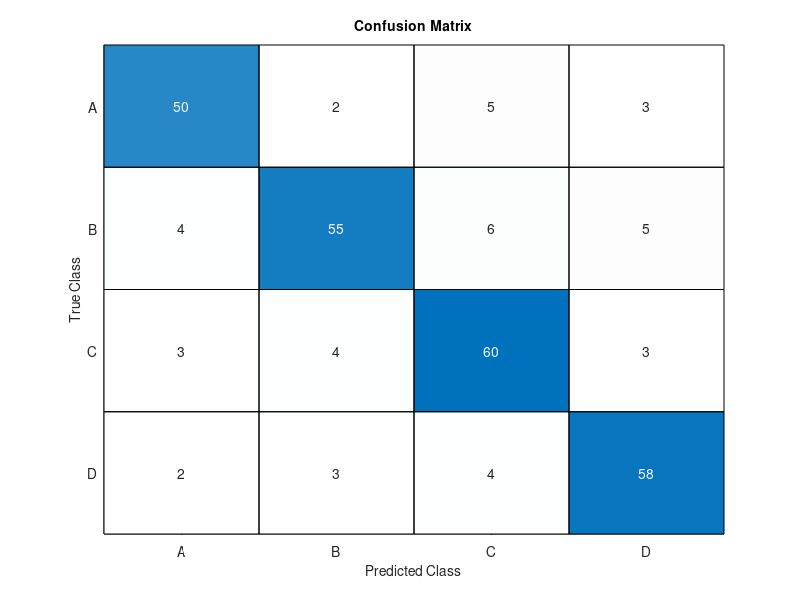

MATLAB code to generate this figure: (Note: this script raises an error after producing the figure.)
% Define the confusion matrix data
confMat = [50,  2,  5,  3;
            4, 55,  6,  5;
            3,  4, 60,  3;
            2,  3,  4, 58];

% Define simplified class labels
classLabels = {'A', 'B', 'C', 'D'};

% Create confusion chart
figure;
cm = confusionchart(confMat, classLabels, ...
    'Title', 'Confusion Matrix', ...
    'RowSummary', 'off', ...
    'ColumnSummary', 'off', ...
    'GridVisible','on', ...
    'OffDiagonalColor', [0.8 0.85 0.9], ...
    'PositionConstraint','outerposition');  

% Style it
cm.FontName = 'Arial';
cm.FontSize = 14;
cm.Normalization = 'absolute';

% Apply custom colormap (blue-white gradient)
% cmap = [linspace(1, 0.2, 100)', linspace(1, 0.6, 100)', ones(100,1)];
% colormap(cmap);

% Export clean, cropped figure for LaTeX
exportgraphics(gcf, fullfile(pwd, 'Figures', 'Abstract_Confusion_Matrix.pdf'), ...
    'ContentType', 'vector', ...
    'BackgroundColor', 'none', ...
    'Resolution', 300);
print(gcf, "Figures\Abstract_Confusion_Matrix", '-dpng', '-r600')
